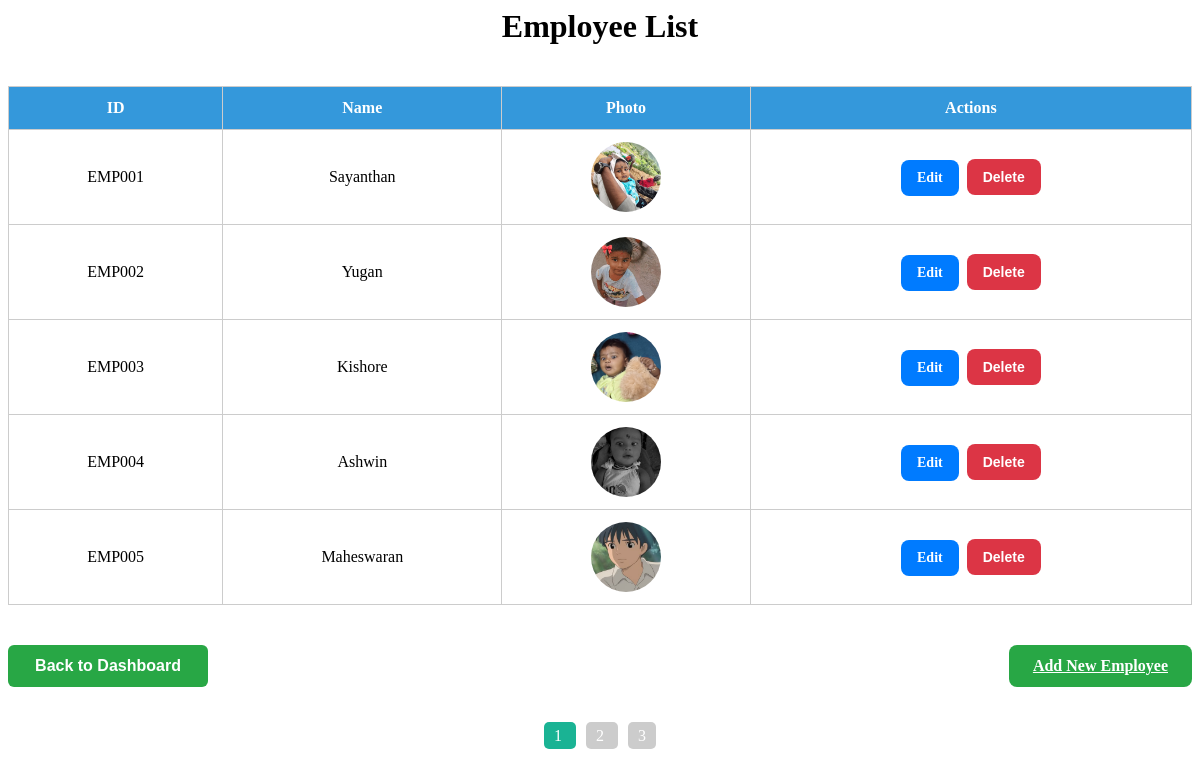
The page /employees.php (signed in) on the database its author committed.
### tables this page shows
CREATE TABLE IF NOT EXISTS `employees` (
  `id` int NOT NULL AUTO_INCREMENT,
  `emp_id` varchar(10) NOT NULL,
  `name` varchar(100) NOT NULL,
  `address` varchar(255) DEFAULT NULL,
  `photo` varchar(255) DEFAULT NULL,
  PRIMARY KEY (`id`)
);

### employees.php (the view, shortened to what this page needs)
<?php
include 'db.php';
$limit = 5;
$page = isset($_GET['page']) && is_numeric($_GET['page']) ? intval($_GET['page']) : 1;
$start = ($page - 1) * $limit;
$result = $conn->query("SELECT * FROM employees ORDER BY emp_id ASC LIMIT $start, $limit");
$total_result = $conn->query("SELECT COUNT(*) AS total FROM employees");
$total_employees = $total_result->fetch_assoc()['total'];
$total_pages = ceil($total_employees / $limit);
?>
<center>
  <h1>Employee List</h1>
</center>
<table>
  <thead style="background:#3498db; color:white;">
    <tr>
      <th>ID</th>
      <th>Name</th>
      <th>Photo</th>
      <th>Actions</th>
    </tr>
  </thead>
  <tbody>
  <?php while($row = $result->fetch_assoc()) { ?>
  <tr>
    <td><?= $row['emp_id'] ?></td>
    <td><?= $row['name'] ?></td>
    <td><img src="<?= $row['photo'] ?>" width="60" height="60" style="border-radius:50%; object-fit:cover;"></td>
    <td>
      <a href="edit_employee.php?id=<?= $row['emp_id'] ?>" class="btn edit-btn">Edit</a>
      <button onclick="deleteEmployee('<?= $row['emp_id'] ?>')" class="btn delete-btn">Delete</button>
    </td>
  </tr>
<?php
}
?>
  </tbody>
</table>
<div class="button-wrapper">
    <a href="index.php">
    <button type="button" class="right-button">Back to Dashboard</button>
  </a>
    <a href="add_employee.php" class="add-employee-btn">Add New Employee</a>
</div>
<div style="margin-top: 20px; text-align: center;">
  <?php if ($total_pages > 1): ?>
    <?php for ($i = 1; $i <= $total_pages; $i++): ?>
      <a href="#" class="page-btn" data-page="<?= $i ?>" style="margin: 0 5px; padding: 5px 10px; background-color: <?= ($i == $page) ? '#1ab394' : '#ccc' ?>; color: white; border-radius: 5px; text-decoration: none;">
        <?= $i ?>
      </a>
    <?php endfor; ?>
  <?php endif; ?>
</div>

### employees.php (style rules this page uses)
table { width: 100%; background: white; border-collapse: collapse; margin-top: 20px; }
th, td { padding: 12px; border: 1px solid #ccc; text-align: center; }
img { width: 70px; height: 70px; object-fit: cover; border-radius: 50%; }
.btn { display: inline-block; padding: 10px 16px; margin: 2px; border: none; border-radius: 8px; font-size: 14px; font-weight: bold; text-decoration: none; color: white; cursor: pointer; transition: background-color 0.3s ease; }
.edit-btn { background-color: #007bff; }
.delete-btn { background-color: #dc3545; }
.add-employee-btn { background-color: #28a745; color: white; padding: 12px 24px; margin-top: 20px; margin-bottom: 20px; font-weight: bold; border-radius: 8px; border: none; cursor: pointer; }
.button-wrapper { display: flex; justify-content: space-between; align-items: center; margin-top: 20px; }
.right-button { padding: 12px 24px; font-size: 16px; background-color: #28a745; color: white; border: none; border-radius: 6px; cursor: pointer; width: 200px; font-weight: bold; }

### rows shown on the page
employees: emp "EMP001", name "Sayanthan", photo (picture)
employees: emp "EMP002", name "Yugan", photo (picture)
employees: emp "EMP003", name "Kishore", photo (picture)
employees: emp "EMP004", name "Ashwin", photo (picture)
employees: emp "EMP005", name "Maheswaran", photo (picture)
